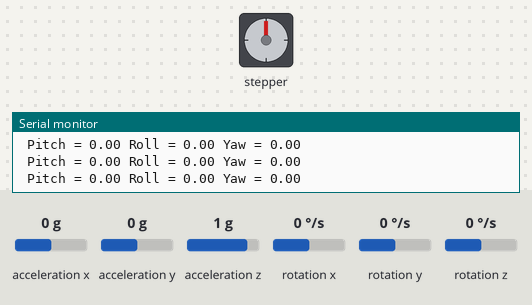
This sketch was run on a simulated Arduino Mega 2560, built with avr-gcc and run on an emulated ATmega2560. On the bench: stepper motor, the last lines printed to the serial monitor. The test bench sets the inputs (shaded band); at power-on: rotation z 0 °/s, acceleration x 0 g, acceleration y 0 g, acceleration z 1 g, rotation x 0 °/s, rotation y 0 °/s. Stepper angles assume 3200 steps per turn.

Above: at 1.2 s.
1.3 s: rotation z set to -192 °/s
At 1.46 s:
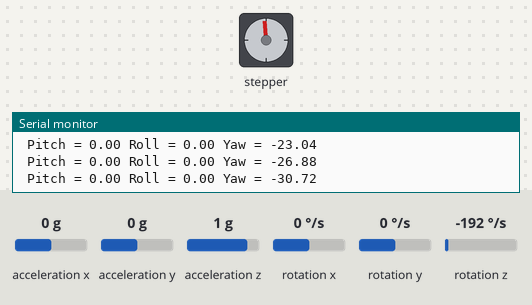
At 2.07 s:
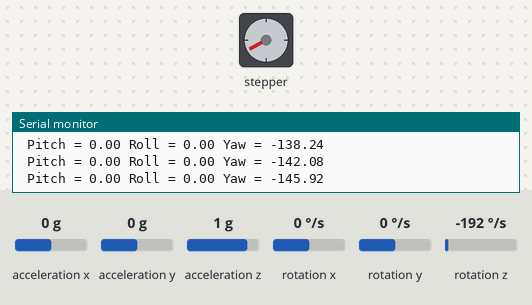
4.3 s: rotation z set to 7 °/s
7.3 s: rotation z set to 4 °/s
At 7.3 s:
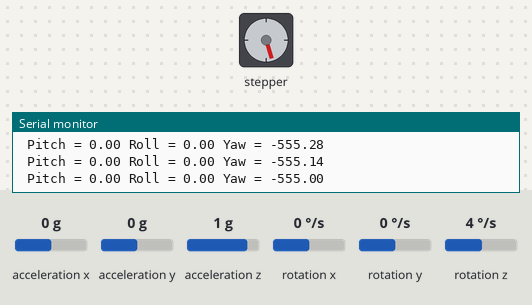
10.3 s: rotation z set to -4 °/s
11.8 s: rotation z set to -7 °/s
At 13.85 s:
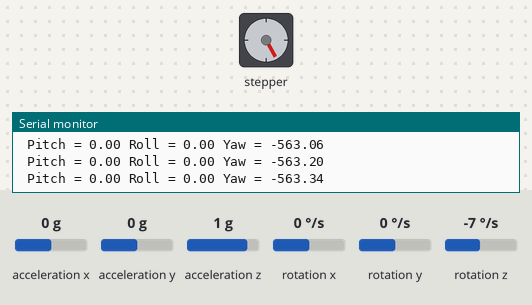
14.8 s: rotation z set to -10 °/s
17.8 s: rotation z set to -13 °/s
Timing chart, 0 to 25.5 s (numbered marks = the images above; inputs shaded):
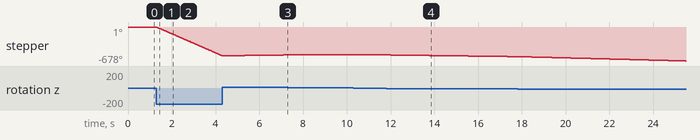

The sketch:

imu_stepper.ino
```cpp
/*
This code code
*/

#include <Arduino.h>
#include "BasicStepperDriver.h"
#include <Wire.h>
#include <MPU6050.h>

// Our motor has 200 steps or 1.8 degrees/step
#define MOTOR_STEPS 200
#define RPM 550

// Setting 16 microsteps on the A4988 requires pulling MS1, MS2 and MS3 high
#define MICROSTEPS 16

// A4988 pins
#define DIR 9
#define STEP 8

// For the Mega connect the IMU's SCL to D21 and SDA to D20

BasicStepperDriver stepper(MOTOR_STEPS, DIR, STEP);

MPU6050 mpu;

// Timers
unsigned long timer = 0;
float timeStep = 0.02;

// Pitch, Roll and Yaw values
float pitch = 0;
float roll = 0;
float yaw = 0;

void setup()
{
  Serial.begin(115200);

  // Initializes MPU6050
  while(!mpu.begin(MPU6050_SCALE_2000DPS, MPU6050_RANGE_2G))
  {
    Serial.println("Could not find a valid MPU6050 sensor, check wiring!");
    delay(500);
  }

  // Calibrate gyroscope. The calibration must be at rest.
  mpu.calibrateGyro();

  // Set threshold sensivty. Default 3.
  mpu.setThreshold(3);

  stepper.begin(RPM, MICROSTEPS);
}

void loop()
{
  timer = millis();

  // Read normalized values
  Vector norm = mpu.readNormalizeGyro();

  // Calculate Pitch, Roll and Yaw
  pitch = pitch + norm.YAxis * timeStep;
  roll = roll + norm.XAxis * timeStep;
  yaw = yaw + norm.ZAxis * timeStep;

  // Output raw
  Serial.print(" Pitch = ");
  Serial.print(pitch);
  Serial.print(" Roll = ");
  Serial.print(roll);
  Serial.print(" Yaw = ");
  Serial.println(yaw);
  // Moves the stepper back the distance it has travelled relative to its starting position
  stepper.rotate(norm.ZAxis * timeStep);
  // Makes sure each loop takes the same ammount of time
  delay((timeStep*1000) - (millis() - timer));
}
```

Measured:
- the behaviour switches between -5 and -6 °/s on rotation z (found by bisection; images 3 and 4)
- after the input at 1.3 s, stepper: keeps turning counter-clockwise at about 192°/s, starting at once
- after the input at 7.3 s, stepper: stops changing and stays -557°
- after the input at 11.8 s, stepper: keeps turning counter-clockwise at about 6°/s, starting at once
